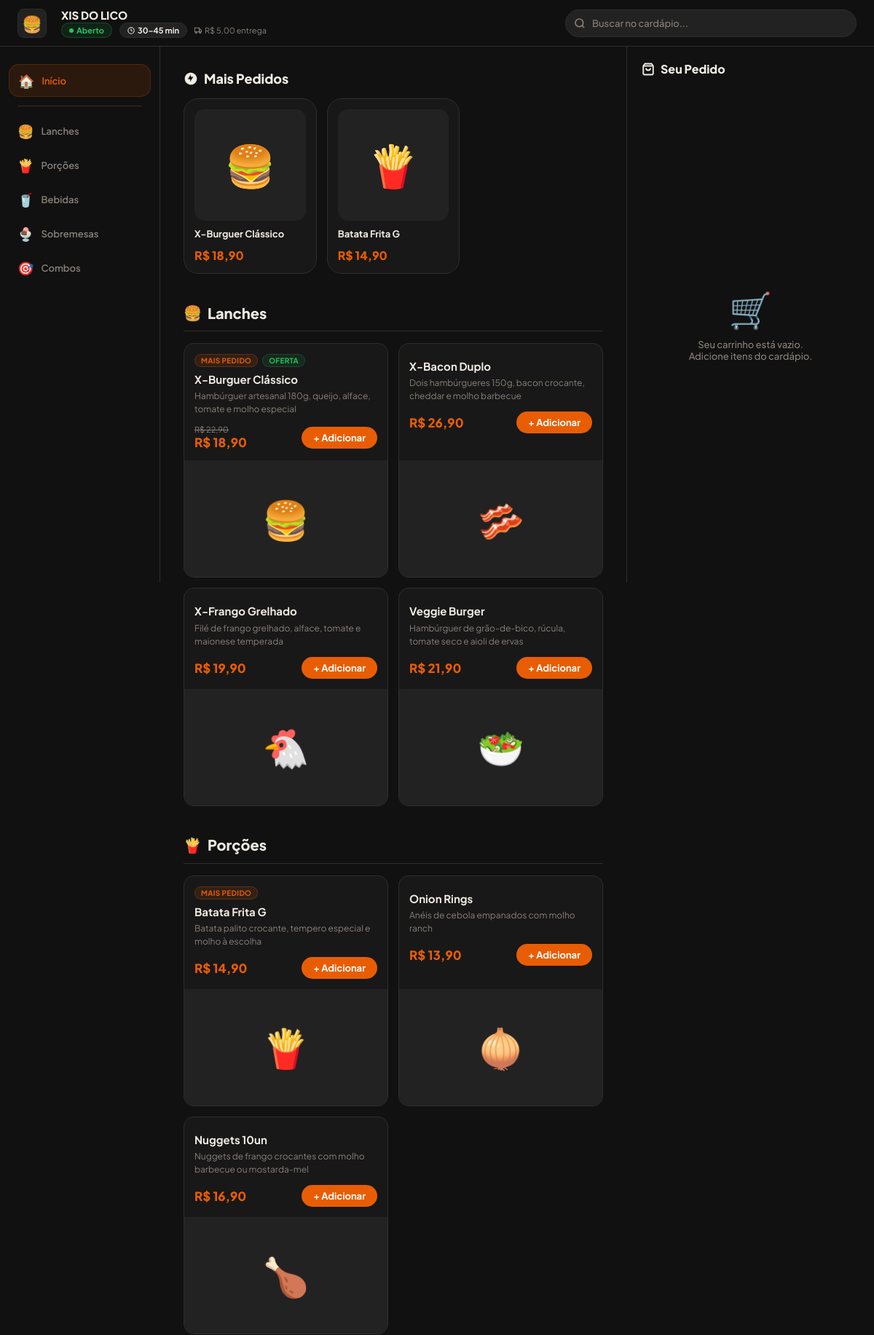
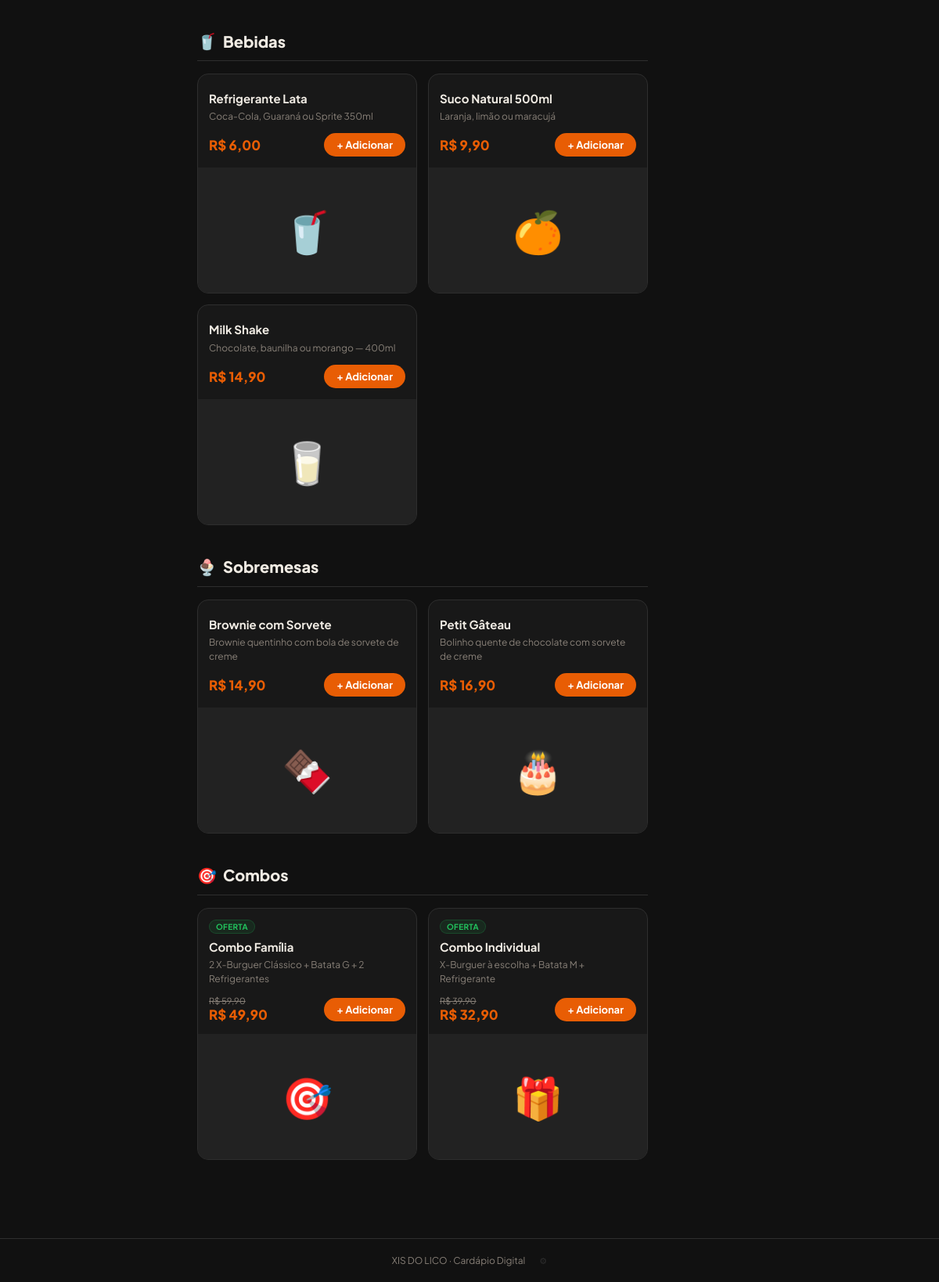
Page /menu.php on the committed database (2 pictures, top to bottom).
### tables this page shows
CREATE TABLE `config` (
  `id` int(11) NOT NULL DEFAULT 1,
  `nome_restaurante` varchar(255) NOT NULL DEFAULT 'XIS DO LICO',
  `descricao` text DEFAULT NULL,
  `whatsapp` varchar(20) NOT NULL DEFAULT '5551999999999',
  `endereco` varchar(255) DEFAULT NULL,
  `horario` varchar(255) DEFAULT NULL,
  `taxa_entrega` decimal(10,2) NOT NULL DEFAULT 5.00,
  `pedido_minimo` decimal(10,2) NOT NULL DEFAULT 20.00,
  `tempo_entrega` varchar(100) DEFAULT NULL,
  `logo_emoji` varchar(10) NOT NULL DEFAULT '?',
  `aberto` tinyint(4) NOT NULL DEFAULT 1,
  `pix_chave` varchar(255) DEFAULT NULL,
  `pix_tipo` enum('cpf','cnpj','email','telefone','aleatoria') DEFAULT 'aleatoria',
  `pix_nome` varchar(255) DEFAULT NULL,
  `promo_ativa` tinyint(4) NOT NULL DEFAULT 0,
  `promo_titulo` varchar(255) DEFAULT '? Promoção relâmpago!',
  `promo_desconto` int(11) NOT NULL DEFAULT 10,
  `promo_fim` datetime DEFAULT NULL,
  `modo_pico` tinyint(4) NOT NULL DEFAULT 0,
  `pico_tempo` varchar(100) DEFAULT '60-80 min',
  `loja_slug` varchar(100) DEFAULT 'xis-do-lico',
  `cor_primaria` varchar(7) DEFAULT '#e85d04',
  `fidelidade_ativo` tinyint(4) NOT NULL DEFAULT 0,
  `fidelidade_pedidos` int(11) NOT NULL DEFAULT 5,
  `fidelidade_desconto` int(11) NOT NULL DEFAULT 10,
  `horario_auto` tinyint(4) NOT NULL DEFAULT 0,
  `horario_abre` varchar(5) DEFAULT '11:00',
  `horario_fecha` varchar(5) DEFAULT '23:00',
  `dias_funcionamento` varchar(50) DEFAULT '1,2,3,4,5,6',
  `tempo_preparo_base` int(11) NOT NULL DEFAULT 30,
  `tempo_preparo_por_pedido` int(11) NOT NULL DEFAULT 5,
  `frete_por_zona` tinyint(4) NOT NULL DEFAULT 0,
  `whatsapp_offline_msg` text DEFAULT NULL,
  `mp_access_token` varchar(255) DEFAULT NULL,
  `logo` varchar(255) DEFAULT NULL
);

CREATE TABLE `categorias` (
  `id` int(11) NOT NULL,
  `nome` varchar(100) NOT NULL,
  `emoji` varchar(10) DEFAULT NULL,
  `ordem` int(11) NOT NULL DEFAULT 0,
  `ativo` tinyint(4) NOT NULL DEFAULT 1
);

CREATE TABLE `produtos` (
  `id` int(11) NOT NULL,
  `categoria_id` int(11) NOT NULL,
  `nome` varchar(255) NOT NULL,
  `descricao` text DEFAULT NULL,
  `preco` decimal(10,2) NOT NULL,
  `preco_antigo` decimal(10,2) DEFAULT NULL,
  `preco_original` decimal(10,2) DEFAULT NULL,
  `emoji` varchar(10) DEFAULT NULL,
  `imagem` varchar(500) DEFAULT NULL,
  `destaque` tinyint(4) NOT NULL DEFAULT 0,
  `mais_vendido` tinyint(4) NOT NULL DEFAULT 0,
  `disponivel` tinyint(4) NOT NULL DEFAULT 1,
  `ordem` int(11) NOT NULL DEFAULT 0,
  `total_vendido` int(11) NOT NULL DEFAULT 0
);

### includes/funcoes.php (called while the page is built, shortened)
<?php
function h($s){ return htmlspecialchars((string)$s, ENT_QUOTES, 'UTF-8'); }
function formatar_dinheiro($v){ return 'R$ ' . number_format($v, 2, ',', '.'); }

### menu.php (the view, shortened to what this page needs)
<?php
require_once __DIR__ . '/config/db.php';
require_once __DIR__ . '/includes/funcoes.php';
$config = $pdo->query("SELECT * FROM config WHERE id=1")->fetch();
$lojaAberta = (bool)$config['aberto'];
$pedidosAtivos = (int)$pdo->query(
    "SELECT COUNT(*) FROM pedidos WHERE status IN ('novo','confirmado','preparo')
     AND created_at > DATE_SUB(NOW(), INTERVAL 2 HOUR)"
)->fetchColumn();
$tempoBase  = (int)($config['tempo_preparo_base'] ?? 30);
$tempoMin   = $tempoBase + $pedidosAtivos * (int)($config['tempo_preparo_por_pedido'] ?? 5);
$tempoMax   = $tempoMin + 15;
$tempoLabel = $config['modo_pico']
    ? ($config['pico_tempo'] ?? '60-80 min')
    : "{$tempoMin}–{$tempoMax} min";
$categorias  = $pdo->query(
    "SELECT * FROM categorias WHERE ativo=1 ORDER BY ordem, nome"
)->fetchAll();
$produtosRaw = $pdo->query(
    "SELECT p.*, c.nome AS cat_nome FROM produtos p
     LEFT JOIN categorias c ON c.id = p.categoria_id
     WHERE p.disponivel=1 ORDER BY c.ordem, p.ordem, p.nome"
)->fetchAll();
$porCategoria = [];
$destaques    = [];
foreach ($produtosRaw as $p) {
    $porCategoria[$p['categoria_id']][] = $p;
    if ($p['mais_vendido']) $destaques[] = $p;
}
$opcoesPorProduto = [];
?>
<!DOCTYPE html>
<html lang="pt-BR">
<head>
</head>
<body>
<header class="topbar">
  <div class="topbar-logo">
    <?php if (!empty($config['logo'])): ?>
      <img src="<?= h($config['logo']) ?>" alt="logo">
    <?php else: ?>
      <?= h($config['logo_emoji'] ?? '🍔') ?>
    <?php endif; ?>
  </div>
  <div class="topbar-info">
    <div class="topbar-nome"><?= h($config['nome_restaurante']) ?></div>
    <div class="topbar-sub">
      <span class="badge <?= $lojaAberta ? 'badge-open' : 'badge-closed' ?>">
        <svg viewBox="0 0 8 8" width="6" height="6" fill="currentColor"><circle cx="4" cy="4" r="4"/></svg>
        <?= $lojaAberta ? 'Aberto' : 'Fechado' ?>
      </span>
      <span class="badge badge-tempo">
        <svg viewBox="0 0 24 24" width="10" height="10" fill="none" stroke="currentColor" stroke-width="2.5"><circle cx="12" cy="12" r="10"/><path d="M12 6v6l4 2"/></svg>
        <?= h($tempoLabel) ?>
      </span>
      <?php if ($config['taxa_entrega']): ?>
        <span>
          <svg viewBox="0 0 24 24" width="10" height="10" fill="none" stroke="currentColor" stroke-width="2.5"><rect x="1" y="3" width="15" height="13"/><polygon points="16 8 20 8 23 11 23 16 16 16 16 8"/><circle cx="5.5" cy="18.5" r="2.5"/><circle cx="18.5" cy="18.5" r="2.5"/></svg>
          R$ <?= number_format((float)$config['taxa_entrega'], 2, ',', '.') ?> entrega
        </span>
      <?php endif; ?>
    </div>
  </div>
  <div class="topbar-search">
    <input type="search" id="topbarSearch" placeholder="Buscar no cardápio..." autocomplete="off">
  </div>
</header>
<div class="page">
  <nav class="cat-sidebar">
    <div class="cat-sidebar-inner">
      <button class="cat-sidebar-btn ativo" data-cat="todos">
        <span class="emoji">🏠</span> Início
      </button>
      <div class="cat-sidebar-divider"></div>
      <?php foreach ($categorias as $cat): ?>
        <?php if (!empty($porCategoria[$cat['id']])): ?>
          <button class="cat-sidebar-btn" data-cat="<?= $cat['id'] ?>">
            <span class="emoji"><?= h($cat['emoji'] ?? '🍽️') ?></span>
            <?= h($cat['nome']) ?>
          </button>
        <?php endif; ?>
      <?php endforeach; ?>
    </div>
  </nav>
  <main class="content" id="mainContent">
    <div id="normalContent">
      <?php if (!empty($destaques)): ?>
      <div class="featured-section">
        <div class="section-title">
          <svg viewBox="0 0 24 24" width="20" height="20" fill="currentColor"><path d="M12 2C6.48 2 2 6.48 2 12s4.48 10 10 10 10-4.48 10-10S17.52 2 12 2zm-1 15v-4H7l5-8v4h4l-5 8z"/></svg>
          Mais Pedidos
        </div>
        <div class="featured-grid">
          <?php foreach (array_slice($destaques, 0, 8) as $p):
            $pd = buildProdData($p, $opcoesPorProduto);
          ?>
          <div class="featured-card" onclick="abrirModal(<?= htmlspecialchars(json_encode($pd), ENT_QUOTES) ?>)">
            <div class="featured-img">
              <?php if (!empty($p['imagem'])): ?>
                <img src="<?= h($p['imagem']) ?>" alt="<?= h($p['nome']) ?>" loading="lazy" onerror="this.parentElement.innerHTML='<?= addslashes(h($p['emoji']??'🍽️')) ?>'">
              <?php else: ?>
                <?= h($p['emoji'] ?? '🍽️') ?>
              <?php endif; ?>
            </div>
            <div class="featured-name"><?= h($p['nome']) ?></div>
            <div class="featured-price"><?= formatar_dinheiro((float)$p['preco']) ?></div>
          </div>
          <?php endforeach; ?>
        </div>
      </div>
      <?php endif; ?>
      <?php foreach ($categorias as $cat): ?>
        <div class="cat-section" id="cat-<?= $cat['id'] ?>" data-cat-id="<?= $cat['id'] ?>">
          <div class="cat-heading">
            <?= $cat['emoji'] ? '<span>' . h($cat['emoji']) . '</span>' : '' ?>
            <?= h($cat['nome']) ?>
          </div>
          <div class="prod-list" id="prodlist-<?= $cat['id'] ?>">
            <?php foreach ($porCategoria[$cat['id']] as $p):
              $pd = buildProdData($p, $opcoesPorProduto);
            ?>
              <div class="prod-card" onclick="abrirModal(<?= htmlspecialchars(json_encode($pd), ENT_QUOTES) ?>)">
                <div class="prod-body">
                  <div class="prod-badges">
                    <?php if ($p['mais_vendido']): ?><span class="prod-badge prod-badge-hot">Mais Pedido</span><?php endif; ?>
                    <?php if ($p['preco_original'] && (float)$p['preco_original'] > (float)$p['preco']): ?><span class="prod-badge prod-badge-desc">Oferta</span><?php endif; ?>
                  </div>
                  <div class="prod-nome"><?= h($p['nome']) ?></div>
                  <?php if ($p['descricao']): ?><div class="prod-desc"><?= h($p['descricao']) ?></div><?php endif; ?>
                  <div class="prod-footer">
                    <div class="prod-preco-wrap">
                      <?php if ($p['preco_original'] && (float)$p['preco_original'] > (float)$p['preco']): ?>
                        <span class="prod-preco-old"><?= formatar_dinheiro((float)$p['preco_original']) ?></span>
                      <?php endif; ?>
                      <span class="prod-preco"><?= formatar_dinheiro((float)$p['preco']) ?></span>
                    </div>
                    <button class="btn-add" onclick="event.stopPropagation();abrirModal(<?= htmlspecialchars(json_encode($pd), ENT_QUOTES) ?>)">+ Adicionar</button>
                  </div>
                </div>
                <div class="prod-img">
                  <?php if (!empty($p['imagem'])): ?>
                    <img src="<?= h($p['imagem']) ?>" alt="<?= h($p['nome']) ?>" loading="lazy" onerror="this.parentElement.innerHTML='<?= addslashes(h($p['emoji']??'🍽️')) ?>'">
                  <?php else: ?>
                    <?= h($p['emoji'] ?? '🍽️') ?>
                  <?php endif; ?>
                </div>
              </div>
            <?php endforeach; ?>
          </div>
        </div>
      <?php endforeach; ?>
    </div>
  </main>
  <aside class="cart-sidebar" id="cartSidebar">
    <div class="cart-inner" id="cartSidebarInner">
      <div class="cart-head">
        <svg width="18" height="18" viewBox="0 0 24 24" fill="none" stroke="currentColor" stroke-width="2.5"><path d="M6 2L3 6v14a2 2 0 002 2h14a2 2 0 002-2V6l-3-4z"/><line x1="3" y1="6" x2="21" y2="6"/><path d="M16 10a4 4 0 01-8 0"/></svg>
        Seu Pedido
      </div>
      <div class="cart-empty" id="sidebarEmpty">
        <span style="font-size:48px">🛒</span>
        <p>Seu carrinho está vazio.<br>Adicione itens do cardápio.</p>
      </div>
    </div>
  </aside>
</div>
<footer style="text-align:center;padding:20px;font-size:12px;color:var(--muted);border-top:1px solid var(--brd);">
  <?= h($config['nome_restaurante']) ?> · Cardápio Digital
  <a href="admin/login.php" style="margin-left:16px;color:var(--brd);font-size:11px;" title="Acesso restrito">⚙</a>
</footer>
</body>
</html>
<?php
function buildProdData(array $p, array $opcoesPorProduto): array {
    $id = (int)$p['id'];
    $remover = [];
    $extras  = [];
    return [
        'id'            => $id,
        'nome'          => $p['nome'],
        'desc'          => $p['descricao'] ?? '',
        'preco'         => (float)$p['preco'],
        'preco_original'=> $p['preco_original'] ? (float)$p['preco_original'] : null,
        'emoji'         => $p['emoji'] ?? '🍽️',
        'img'           => $p['imagem'] ?? null,
        'remover'       => $remover,
        'extras'        => $extras,
    ];
}
?>

### rows in the picture
config: logo_emoji "🍔", nome_restaurante "XIS DO LICO", taxa_entrega "5,00"
categorias: emoji "🍔", nome "Lanches"
categorias: emoji "🍟", nome "Porções"
categorias: emoji "🥤", nome "Bebidas"
categorias: emoji "🍨", nome "Sobremesas"
categorias: emoji "🎯", nome "Combos"
produtos: emoji "🍔", nome "X-Burguer Clássico", preco "R$ 18,90", mais_vendido "MAIS PEDIDO", shows "OFERTA", descricao "Hambúrguer artesanal 180g, queijo, alface, tomate e molho especial", preco_original "R$ 22,90"
produtos: emoji "🍟", nome "Batata Frita G", preco "R$ 14,90", mais_vendido "MAIS PEDIDO", descricao "Batata palito crocante, tempero especial e molho à escolha"
produtos: nome "X-Bacon Duplo", descricao "Dois hambúrgueres 150g, bacon crocante, cheddar e molho barbecue", preco "R$ 26,90", emoji "🥓"
produtos: nome "X-Frango Grelhado", descricao "Filé de frango grelhado, alface, tomate e maionese temperada", preco "R$ 19,90", emoji "🐔"
produtos: nome "Veggie Burger", descricao "Hambúrguer de grão-de-bico, rúcula, tomate seco e aioli de ervas", preco "R$ 21,90", emoji "🥗"
produtos: nome "Onion Rings", descricao "Anéis de cebola empanados com molho ranch", preco "R$ 13,90", emoji "🧅"
produtos: nome "Nuggets 10un", descricao "Nuggets de frango crocantes com molho barbecue ou mostarda-mel", preco "R$ 16,90", emoji "🍗"
produtos: nome "Refrigerante Lata", descricao "Coca-Cola, Guaraná ou Sprite 350ml", preco "R$ 6,00", emoji "🥤"
produtos: nome "Suco Natural 500ml", descricao "Laranja, limão ou maracujá", preco "R$ 9,90", emoji "🍊"
produtos: nome "Milk Shake", descricao "Chocolate, baunilha ou morango — 400ml", preco "R$ 14,90", emoji "🥛"
produtos: nome "Brownie com Sorvete", descricao "Brownie quentinho com bola de sorvete de creme", preco "R$ 14,90", emoji "🍫"
produtos: nome "Petit Gâteau", descricao "Bolinho quente de chocolate com sorvete de creme", preco "R$ 16,90", emoji "🎂"
produtos: shows "OFERTA", nome "Combo Família", descricao "2 X-Burguer Clássico + Batata G + 2 Refrigerantes", preco_original "R$ 59,90", preco "R$ 49,90", emoji "🎯"
produtos: shows "OFERTA", nome "Combo Individual", descricao "X-Burguer à escolha + Batata M + Refrigerante", preco_original "R$ 39,90", preco "R$ 32,90", emoji "🎁"

### other values in the picture
$tempoLabel "30–45 min"
